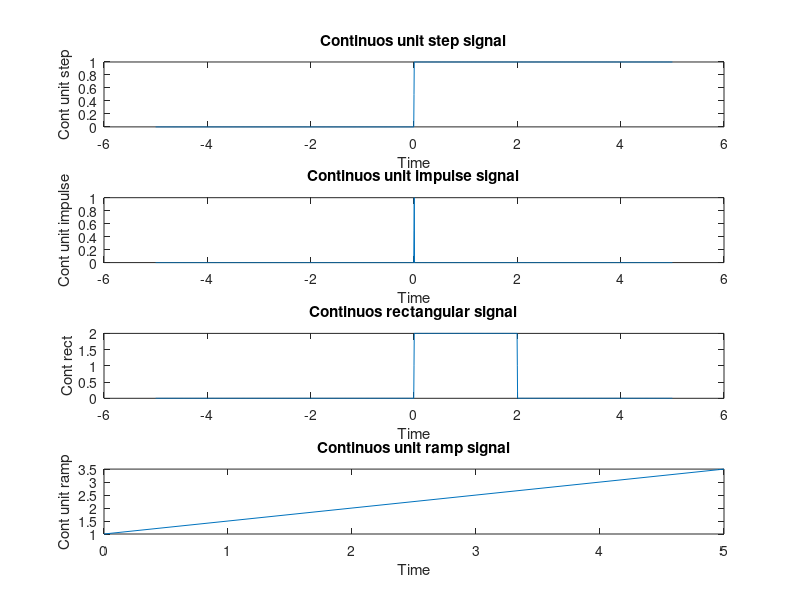

Write the MATLAB code that produced this figure.
t=-5:.005:5;
u=(sign(t)+1)*.5;
impulse=((sign(t)+1)*.5)-((sign(t-.005)+1)*.5);
rect=(sign(t)+1)-(sign(t-2)+1);
tt=0:1:5;
ramp=.5*tt.*sign(tt)+1;
subplot(4,1,1);
plot(t,u);
xlabel('Time');
ylabel('Cont unit step');
title('Continuos unit step signal');

subplot(4,1,2);
plot(t,impulse);
xlabel('Time');
ylabel('Cont unit impulse');
title('Continuos unit impulse signal');

subplot(4,1,3);
plot(t,rect);
xlabel('Time');
ylabel('Cont rect');
title('Continuos rectangular signal');

subplot(4,1,4);
plot(tt,ramp);
xlabel('Time');
ylabel('Cont unit ramp');
title('Continuos unit ramp signal');

grid off;